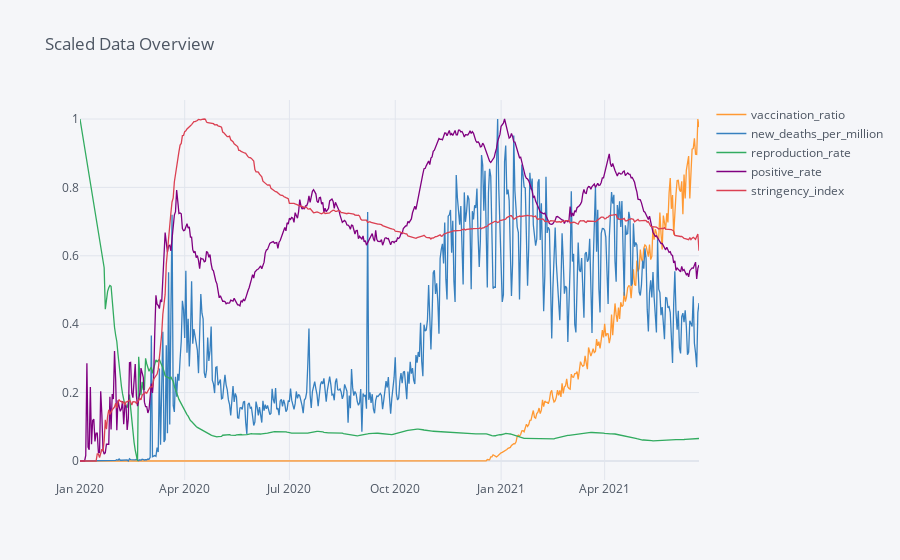

Notebook code for this chart:
### Code cell
color_pal = ["#DB72FB", "red", "#93AA00", "#D39200", "#00C19F", "#00B9E3", "#619CFF", "#F8766D"]
#color_pal = ['green','red','#D39200','blue','brown']
cols = list(scaled_df.columns)
scaled_df[cols].iplot( title='Scaled Data Overview')#figsize=(18,7), color=color_pal, )
#plt.legend(loc='upper left',prop={'size': 15})
#plt.show()

### Figure 1 — Plotly figure (JSON) as saved in the notebook; plotly's stock layout.template omitted (floating-point values rounded to 4 significant figures; data arrays with more than 128 entries replaced by an {"elided": "..."} marker saying what was removed)
{"data": [{"line": {"color": "rgba(255, 153, 51, 1.0)", "dash": "solid", "shape": "linear", "width": 1.3}, "mode": "lines", "name": "vaccination_ratio", "text": "", "type": "scatter", "x": {"elided": "539 str values"}, "y": {"elided": "539 float values"}}, {"line": {"color": "rgba(55, 128, 191, 1.0)", "dash": "solid", "shape": "linear", "width": 1.3}, "mode": "lines", "name": "new_deaths_per_million", "text": "", "type": "scatter", "x": {"elided": "539 str values"}, "y": {"elided": "539 float values"}}, {"line": {"color": "rgba(50, 171, 96, 1.0)", "dash": "solid", "shape": "linear", "width": 1.3}, "mode": "lines", "name": "reproduction_rate", "text": "", "type": "scatter", "x": {"elided": "539 str values"}, "y": {"elided": "539 float values"}}, {"line": {"color": "rgba(128, 0, 128, 1.0)", "dash": "solid", "shape": "linear", "width": 1.3}, "mode": "lines", "name": "positive_rate", "text": "", "type": "scatter", "x": {"elided": "539 str values"}, "y": {"elided": "539 float values"}}, {"line": {"color": "rgba(219, 64, 82, 1.0)", "dash": "solid", "shape": "linear", "width": 1.3}, "mode": "lines", "name": "stringency_index", "text": "", "type": "scatter", "x": {"elided": "539 str values"}, "y": {"elided": "539 float values"}}], "layout": {"legend": {"bgcolor": "#F5F6F9", "font": {"color": "#4D5663"}}, "paper_bgcolor": "#F5F6F9", "plot_bgcolor": "#F5F6F9", "title": {"font": {"color": "#4D5663"}, "text": "Scaled Data Overview"}, "xaxis": {"gridcolor": "#E1E5ED", "showgrid": true, "tickfont": {"color": "#4D5663"}, "title": {"font": {"color": "#4D5663"}, "text": ""}, "zerolinecolor": "#E1E5ED"}, "yaxis": {"gridcolor": "#E1E5ED", "showgrid": true, "tickfont": {"color": "#4D5663"}, "title": {"font": {"color": "#4D5663"}, "text": ""}, "zerolinecolor": "#E1E5ED"}}}
